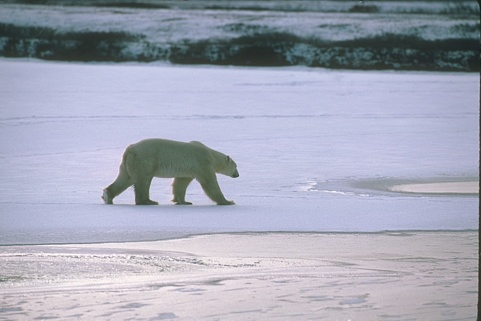
#> input picture evaluations/Evalution_Rain200L_Rain200H_SPA-Data/results/Rain200L/1.png, 481 x 321 px; the run also reads 1 picture not shown here
$ python evaluate_python.py
#> lines starting #> are read from the running program, lines starting #| are printed output that depends on the picture
import cv2
import glob
import math
import numpy as np
import os
from skimage.metrics import structural_similarity as ssim


def rgb2ycbcr(img):
    """
    Convert RGB image to YCbCr color space.
    Matches MATLAB's rgb2ycbcr implementation.
    """
    ycbcr = np.empty_like(img, dtype=np.float32)
    ycbcr[:, :, 0] = 16.0 + (65.481 * img[:, :, 0] + 128.553 * img[:, :, 1] + 24.966 * img[:, :, 2])
    ycbcr[:, :, 1] = 128.0 + (-37.797 * img[:, :, 0] - 74.203 * img[:, :, 1] + 112.0 * img[:, :, 2])
    ycbcr[:, :, 2] = 128.0 + (112.0 * img[:, :, 0] - 93.786 * img[:, :, 1] - 18.214 * img[:, :, 2])
    return ycbcr

def compute_psnr(img1, img2):
    """
    Compute PSNR on the Y channel.
    """
    if len(img1.shape) == 3 and img1.shape[2] == 3:
        img1 = rgb2ycbcr(img1 / 255.0)
        img1 = img1[:, :, 0]

    if len(img2.shape) == 3 and img2.shape[2] == 3:
        img2 = rgb2ycbcr(img2 / 255.0)
        img2 = img2[:, :, 0]

    img1 = np.float64(img1)
    img2 = np.float64(img2)

    mse = np.mean((img1 - img2) ** 2)
    if mse == 0:
        return float('inf')
    return 20 * math.log10(255.0 / math.sqrt(mse))

def compute_ssim(img1, img2):
    """
    Compute SSIM on the Y channel.
    """
    if len(img1.shape) == 3 and img1.shape[2] == 3:
        img1 = rgb2ycbcr(img1 / 255.0)
        img1 = img1[:, :, 0]

    if len(img2.shape) == 3 and img2.shape[2] == 3:
        img2 = rgb2ycbcr(img2 / 255.0)
        img2 = img2[:, :, 0]

    # Convert to uint8 for skimage ssim
    img1 = np.round(img1).astype(np.uint8)
    img2 = np.round(img2).astype(np.uint8)

    # Use skimage's SSIM which is very close to MATLAB's
    score, _ = ssim(img1, img2, full=True, data_range=255, gaussian_weights=True, sigma=1.5, use_sample_covariance=False)
    return score

def main():
    datasets = ['Rain200L']
    # datasets = ['Rain200L', 'Rain200H', 'SPA-Data']

    psnr_alldatasets = 0
    ssim_alldatasets = 0

    for dataset in datasets:
        file_path = os.path.join('./evaluations/Evalution_Rain200L_Rain200H_SPA-Data/results', dataset)
        gt_path = os.path.join('./evaluations/Evalution_Rain200L_Rain200H_SPA-Data/Datasets', dataset, 'targets')

        # Get all jpg and png files
        path_list = glob.glob(os.path.join(file_path, '*.jpg')) + glob.glob(os.path.join(file_path, '*.png'))
        path_list.sort()

        img_num = len(path_list)

        if img_num == 0:
            print(f"No images found in {file_path}")
            continue

        total_psnr = 0
        total_ssim = 0

        for img_path in path_list:
            image_name = os.path.basename(img_path)
            gt_img_path = os.path.join(gt_path, image_name)

            if not os.path.exists(gt_img_path):
                print(f"Warning: GT not found for {image_name}")
                continue

            # Read images (cv2 reads in BGR, convert to RGB)
            input_img = cv2.imread(img_path)
#> input_img is the input picture: shape (321, 481, 3); mean B, G, R 183.7, 167.7, 164.3
            input_img = cv2.cvtColor(input_img, cv2.COLOR_BGR2RGB)

            gt_img = cv2.imread(gt_img_path)
            gt_img = cv2.cvtColor(gt_img, cv2.COLOR_BGR2RGB)

            psnr_val = compute_psnr(input_img, gt_img)
#> in rgb2ycbcr, `ycbcr[:, :, 0] = 16.0 + (65.481 * img[:, :, 0] + 128.553 * img[:, :, 1..`:
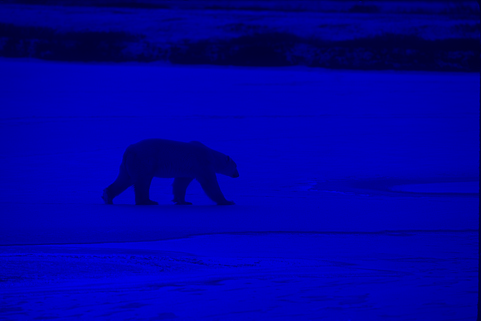
#> ycbcr: shape (321, 481, 3) float32; mean of channels 0, 1, 2 160.7, 0, 0; drawn as B, G, R
#> in rgb2ycbcr, `ycbcr[:, :, 1] = 128.0 + (-37.797 * img[:, :, 0] - 74.203 * img[:, :, ..`:
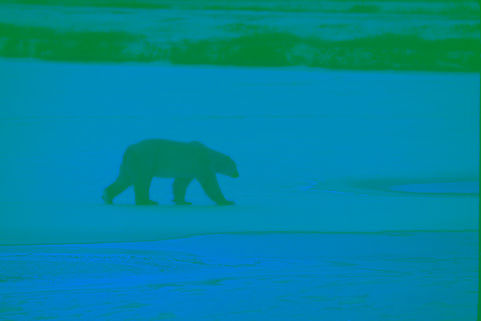
#> ycbcr: shape (321, 481, 3) float32; mean of channels 0, 1, 2 160.7, 135.5, 0; drawn as B, G, R
#> in rgb2ycbcr, `ycbcr[:, :, 2] = 128.0 + (112.0 * img[:, :, 0] - 93.786 * img[:, :, 1]..`:
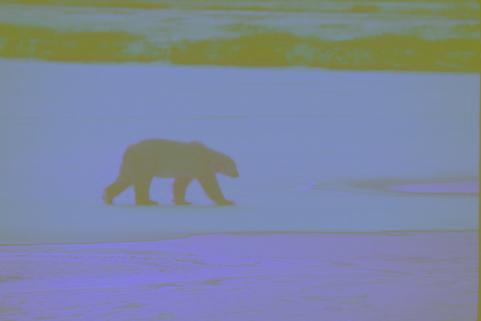
#> ycbcr: shape (321, 481, 3) float32; mean of channels 0, 1, 2 160.7, 135.5, 125.3; drawn as B, G, R
#> in compute_psnr, `img1 = img1[:, :, 0]`:
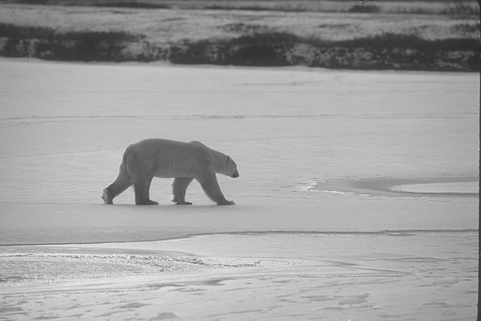
#> img1: shape (321, 481) float32; min 38.17, max 235, mean 160.7
#> in compute_psnr, `mse = np.mean((img1 - img2) ** 2)`: mse = 8.14
#> psnr_val = 39.03
            ssim_val = compute_ssim(input_img, gt_img)
#> in rgb2ycbcr (call 3), `ycbcr[:, :, 0] = 16.0 + (65.481 * img[:, :, 0] + 128.553 * img[:, :, 1..`: ycbcr: shape (321, 481, 3) float32; 0% of the values are NaN or infinite; the others: min -3.01e+38, max 2.56e+38, mean inf
#> in rgb2ycbcr (call 3), `ycbcr[:, :, 1] = 128.0 + (-37.797 * img[:, :, 0] - 74.203 * img[:, :, ..`: ycbcr: shape (321, 481, 3) float32; 0% of the values are NaN or infinite; the others: min -3.01e+38, max 1.3e+38, mean inf
#> in compute_ssim, `score, _ = ssim(img1, img2, full=True, data_range=255, gaussian_weight..`: score = 0.969
#> ssim_val = 0.969

            total_psnr += psnr_val
#> total_psnr = 39.03
            total_ssim += ssim_val
#> total_ssim = 0.969

        qm_psnr = total_psnr / img_num
#> qm_psnr = 39.03
        qm_ssim = total_ssim / img_num
#> qm_ssim = 0.969

        print(f'For {dataset} dataset PSNR: {qm_psnr:.4f} SSIM: {qm_ssim:.4f}')
#| For Rain200L dataset PSNR: 39.0264 SSIM: 0.9695

        psnr_alldatasets += qm_psnr
#> psnr_alldatasets = 39.03
        ssim_alldatasets += qm_ssim
#> ssim_alldatasets = 0.969

    if len(datasets) > 0:
        print(f'For all datasets PSNR: {psnr_alldatasets/len(datasets):.4f} SSIM: {ssim_alldatasets/len(datasets):.4f}')
#| For all datasets PSNR: 39.0264 SSIM: 0.9695

if __name__ == '__main__':
    main()
